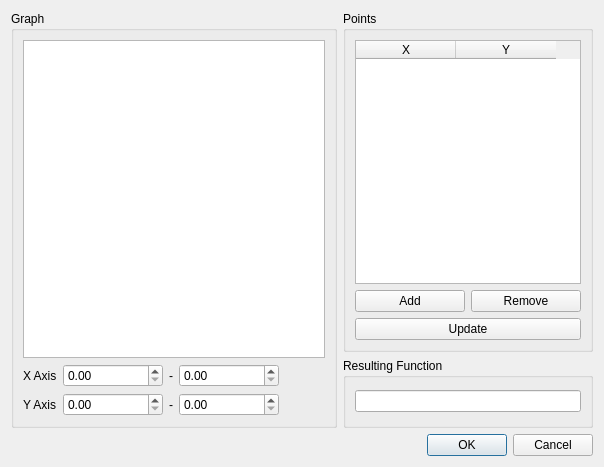
<?xml version="1.0" encoding="UTF-8"?>
<ui version="4.0">
 <class>PolyEditView</class>
 <widget class="QDialog" name="PolyEditView">
  <property name="geometry">
   <rect>
    <x>0</x>
    <y>0</y>
    <width>604</width>
    <height>467</height>
   </rect>
  </property>
  <property name="windowTitle">
   <string>Dialog</string>
  </property>
  <layout class="QGridLayout" name="gridLayout">
   <item row="3" column="0" colspan="2">
    <widget class="QDialogButtonBox" name="buttonBox">
     <property name="orientation">
      <enum>Qt::Horizontal</enum>
     </property>
     <property name="standardButtons">
      <set>QDialogButtonBox::Cancel|QDialogButtonBox::Ok</set>
     </property>
    </widget>
   </item>
   <item row="1" column="1">
    <widget class="QGroupBox" name="groupBox_2">
     <property name="sizePolicy">
      <sizepolicy hsizetype="Expanding" vsizetype="Preferred">
       <horstretch>0</horstretch>
       <verstretch>0</verstretch>
      </sizepolicy>
     </property>
     <property name="minimumSize">
      <size>
       <width>250</width>
       <height>0</height>
      </size>
     </property>
     <property name="maximumSize">
      <size>
       <width>200</width>
       <height>16777215</height>
      </size>
     </property>
     <property name="title">
      <string>Points</string>
     </property>
     <layout class="QGridLayout" name="gridLayout_3">
      <item row="0" column="0" colspan="2">
       <widget class="QTableWidget" name="tableWidget">
        <property name="minimumSize">
         <size>
          <width>0</width>
          <height>0</height>
         </size>
        </property>
        <property name="maximumSize">
         <size>
          <width>16777215</width>
          <height>16777215</height>
         </size>
        </property>
        <column>
         <property name="text">
          <string>X</string>
         </property>
        </column>
        <column>
         <property name="text">
          <string>Y</string>
         </property>
        </column>
       </widget>
      </item>
      <item row="1" column="0">
       <widget class="QPushButton" name="add">
        <property name="text">
         <string>Add</string>
        </property>
       </widget>
      </item>
      <item row="1" column="1">
       <widget class="QPushButton" name="remove">
        <property name="text">
         <string>Remove</string>
        </property>
       </widget>
      </item>
      <item row="2" column="0" colspan="2">
       <widget class="QPushButton" name="update">
        <property name="text">
         <string>Update</string>
        </property>
       </widget>
      </item>
     </layout>
    </widget>
   </item>
   <item row="2" column="1">
    <widget class="QGroupBox" name="groupBox_3">
     <property name="minimumSize">
      <size>
       <width>250</width>
       <height>70</height>
      </size>
     </property>
     <property name="title">
      <string>Resulting Function</string>
     </property>
     <layout class="QGridLayout" name="gridLayout_4">
      <item row="0" column="0">
       <widget class="QLineEdit" name="formulaField">
        <property name="readOnly">
         <bool>true</bool>
        </property>
       </widget>
      </item>
     </layout>
    </widget>
   </item>
   <item row="1" column="0" rowspan="2">
    <widget class="QGroupBox" name="groupBox">
     <property name="minimumSize">
      <size>
       <width>0</width>
       <height>0</height>
      </size>
     </property>
     <property name="title">
      <string>Graph</string>
     </property>
     <layout class="QGridLayout" name="gridLayout_2">
      <item row="2" column="0">
       <widget class="QLabel" name="label_6">
        <property name="text">
         <string>Y Axis</string>
        </property>
       </widget>
      </item>
      <item row="1" column="3">
       <widget class="QDoubleSpinBox" name="doubleSpinBox_3">
        <property name="minimumSize">
         <size>
          <width>100</width>
          <height>0</height>
         </size>
        </property>
       </widget>
      </item>
      <item row="2" column="3">
       <widget class="QDoubleSpinBox" name="doubleSpinBox_4">
        <property name="minimumSize">
         <size>
          <width>100</width>
          <height>0</height>
         </size>
        </property>
       </widget>
      </item>
      <item row="1" column="1">
       <widget class="QDoubleSpinBox" name="doubleSpinBox">
        <property name="minimumSize">
         <size>
          <width>100</width>
          <height>0</height>
         </size>
        </property>
       </widget>
      </item>
      <item row="1" column="0">
       <widget class="QLabel" name="label_5">
        <property name="text">
         <string>X Axis</string>
        </property>
       </widget>
      </item>
      <item row="1" column="2">
       <widget class="QLabel" name="label_3">
        <property name="text">
         <string>-</string>
        </property>
       </widget>
      </item>
      <item row="2" column="1">
       <widget class="QDoubleSpinBox" name="doubleSpinBox_2">
        <property name="minimumSize">
         <size>
          <width>100</width>
          <height>0</height>
         </size>
        </property>
       </widget>
      </item>
      <item row="2" column="2">
       <widget class="QLabel" name="label_4">
        <property name="text">
         <string>-</string>
        </property>
       </widget>
      </item>
      <item row="1" column="4">
       <spacer name="horizontalSpacer">
        <property name="orientation">
         <enum>Qt::Horizontal</enum>
        </property>
        <property name="sizeHint" stdset="0">
         <size>
          <width>40</width>
          <height>20</height>
         </size>
        </property>
       </spacer>
      </item>
      <item row="0" column="0" colspan="5">
       <widget class="PolyEditChartView" name="graphicsView"/>
      </item>
     </layout>
    </widget>
   </item>
  </layout>
 </widget>
 <customwidgets>
  <customwidget>
   <class>PolyEditChartView</class>
   <extends>QGraphicsView</extends>
   <header>polyeditchartview.h</header>
  </customwidget>
 </customwidgets>
 <resources/>
 <connections>
  <connection>
   <sender>buttonBox</sender>
   <signal>accepted()</signal>
   <receiver>PolyEditView</receiver>
   <slot>accept()</slot>
   <hints>
    <hint type="sourcelabel">
     <x>248</x>
     <y>254</y>
    </hint>
    <hint type="destinationlabel">
     <x>157</x>
     <y>274</y>
    </hint>
   </hints>
  </connection>
  <connection>
   <sender>buttonBox</sender>
   <signal>rejected()</signal>
   <receiver>PolyEditView</receiver>
   <slot>reject()</slot>
   <hints>
    <hint type="sourcelabel">
     <x>316</x>
     <y>260</y>
    </hint>
    <hint type="destinationlabel">
     <x>286</x>
     <y>274</y>
    </hint>
   </hints>
  </connection>
 </connections>
</ui>
